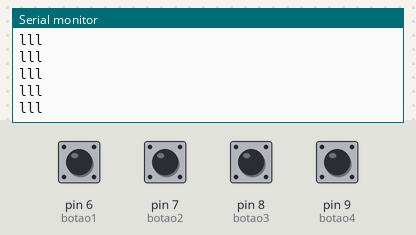
This sketch was run on a simulated Arduino Uno, built with avr-gcc and run on an emulated ATmega328P. Parts: the last lines printed to the serial monitor. The inputs (shaded band) are chosen by the test bench; at power-on: pin 6 (botao1), pin 7 (botao2), pin 8 (botao3), pin 9 (botao4) LOW.

Above: at 1.2 s.
1.3 s: pin 6 (botao1) pulled HIGH for 0.15 s
At 1.37 s:
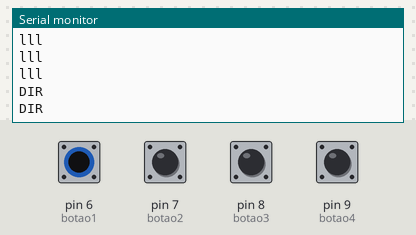
2.9 s: pin 7 (botao2) pulled HIGH for 0.15 s
At 2.97 s:
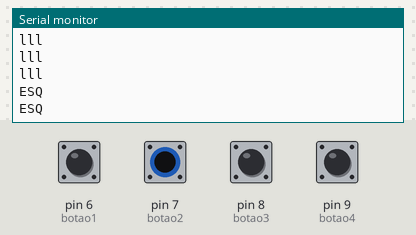
4.5 s: pin 8 (botao3) pulled HIGH for 0.15 s
At 4.57 s:
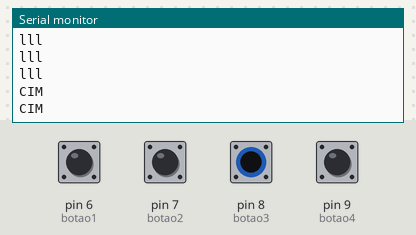
6.1 s: pin 9 (botao4) pulled HIGH for 0.15 s
At 6.17 s:
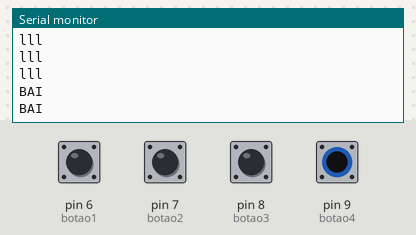

Measured:
- after the input at 1.3 s, the serial monitor: prints a new line at once (image 1)
- after the input at 2.9 s, the serial monitor: prints a new line at once (image 2)
- after the input at 4.5 s, the serial monitor: prints a new line at once (image 3)
- after the input at 6.1 s, the serial monitor: prints a new line at once (image 4)

The sketch:

controle.ino
```cpp
#define botao1 6
#define botao2 7
#define botao3 8
#define botao4 9

int K_d;
int K_a;
int K_w;
int K_s;

unsigned long previousMillis_idle = 0;
unsigned long previousMillis_botao1 = 0;
unsigned long previousMillis_botao2 = 0;
unsigned long previousMillis_botao3 = 0;
unsigned long previousMillis_botao4 = 0;
unsigned long previousMillis_nw = 0;
unsigned long previousMillis_ne = 0;
unsigned long previousMillis_sw = 0;
unsigned long previousMillis_se = 0;


int intervalo = 70;
int tempo = 0;

void setup()
{
  Serial.begin(115200);
  pinMode(botao1, INPUT);
  pinMode(botao2, INPUT);
  pinMode(botao3, INPUT);
  pinMode(botao4, INPUT);
}

void loop()
{
  K_d = digitalRead(botao1);
  K_a = digitalRead(botao2);
  K_w = digitalRead(botao3);
  K_s = digitalRead(botao4);

  if (K_d == HIGH)
  {
    delay(tempo);
    unsigned long currentMillis_botao1 = millis();
    if ((unsigned long)(currentMillis_botao1 - previousMillis_botao1) >= intervalo)
    {
      previousMillis_botao1 = millis();
      Serial.println("DIR");
    }
  }

  else if (K_a == HIGH)
  {
    delay(tempo);
    unsigned long currentMillis_botao2 = millis();
    if ((unsigned long)(currentMillis_botao2 - previousMillis_botao2) >= intervalo)
    {
      previousMillis_botao2 = millis();
      Serial.println("ESQ");
    }
  }

  else if (K_w == HIGH)
  {
    delay(tempo);
    unsigned long currentMillis_botao3 = millis();
    if ((unsigned long)(currentMillis_botao3 - previousMillis_botao3) >= intervalo)
    {
      previousMillis_botao3 = millis();
      Serial.println("CIM");
    }
  }

  else if (K_s == HIGH)
  {
    delay(tempo);
    unsigned long currentMillis_botao4 = millis();
    if ((unsigned long)(currentMillis_botao4 - previousMillis_botao4) >= intervalo)
    {
      previousMillis_botao4 = millis();
      Serial.println("BAI");
    }
  }
  else
  {
    unsigned long currentMillis_idle = millis();
    if ((unsigned long)(currentMillis_idle - previousMillis_idle) >= intervalo)
    {
      previousMillis_idle = millis();
      Serial.println("lll");
    }
  }

}
```
